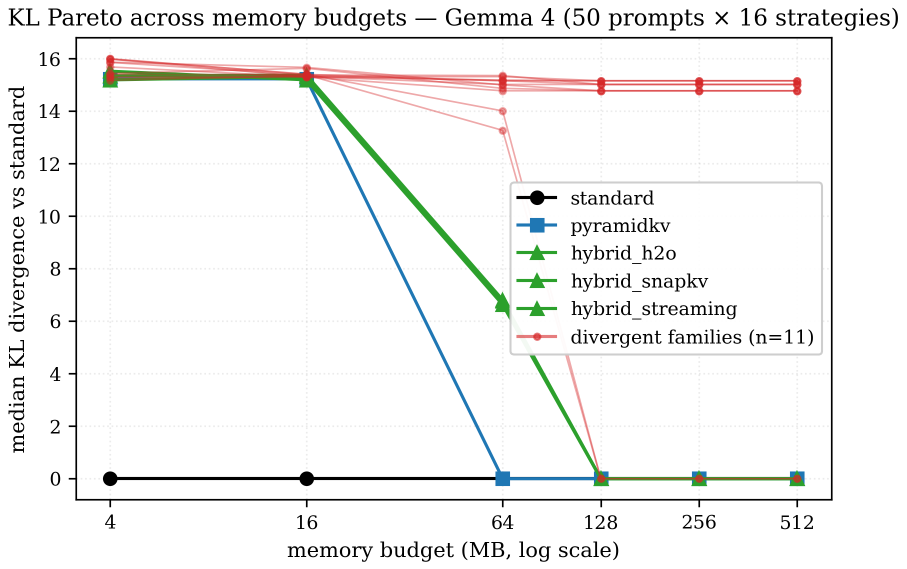
#> input picture study/figures/f1_kl_pareto.png, 1814 x 1137 px, found by its file name (shown at 1/2 size)
$ python generate_study_figures.py
#> lines starting #> are read from the running program, lines starting #| are printed output that depends on the picture
#!/usr/bin/env python3
"""Produce study figures for the Gemma 4 KV-cache eviction case study.

Figures:

  F1: KL Pareto, Gemma 4 sweep
  F2: Cache state at mb=512 — memory-equivalent cache, bimodal KL
  F3: Length-threshold ablation
  F4: Eviction-count vs KL at mb=64 — empty band between zero and high-KL evictions
  F5: Gemma 2 comparison

Each figure is written as both a PDF (vector) and a PNG (300 DPI). Output:
``study/figures/``.

The script is deterministic and zero-compute — it reads the merged result
JSONs and produces the figures locally. Re-run after any change to the
underlying results to regenerate.
"""

from __future__ import annotations

import json
import statistics
from pathlib import Path

import matplotlib.pyplot as plt
import numpy as np

OUT_DIR = Path("study/figures")

GEMMA4_SWEEP = Path("results/gemma4_full_sweep/results.json")
GEMMA4_LENGTH_ABLATION_DIR = Path("results/gemma4_length_ablation")
GEMMA2_SCOPE_CHECK = Path("results/gemma2_comparison/results.json")

WORKING = ("standard", "pyramidkv", "hybrid_h2o", "hybrid_snapkv", "hybrid_streaming")
DIVERGENT_HYBRID_ADAPTED = ("h2o", "snapkv", "streaming")
DIVERGENT_ALL_LAYERS = (
    "all_layers_h2o",
    "all_layers_snapkv",
    "all_layers_streaming",
    "all_layers_pyramidkv",
)
DIVERGENT_PROPORTIONAL = (
    "proportional_h2o",
    "proportional_snapkv",
    "proportional_streaming",
    "proportional_pyramidkv",
)
DIVERGENT_ALL = DIVERGENT_HYBRID_ADAPTED + DIVERGENT_ALL_LAYERS + DIVERGENT_PROPORTIONAL

COLOR_WORKING = "#1f77b4"
COLOR_HYBRID = "#2ca02c"
COLOR_DIVERGENT = "#d62728"
COLOR_REFERENCE = "#000000"

plt.rcParams.update(
    {
        "font.family": "serif",
        "font.size": 10,
        "axes.titlesize": 11,
        "axes.labelsize": 10,
        "legend.fontsize": 9,
        "xtick.labelsize": 9,
        "ytick.labelsize": 9,
        "savefig.bbox": "tight",
        "savefig.pad_inches": 0.05,
        "pdf.fonttype": 42,
        "ps.fonttype": 42,
    }
)


def load(path: Path) -> list[dict]:
    if not path.exists():
        raise SystemExit(f"missing input: {path}")
    with path.open() as f:
        return json.load(f)


# [12 lines left out: functions median_by, save, not called in this run]


def normalize_readme_highlights() -> None:
    """Create README highlight PNGs with matched title and plot geometry."""
    required = ("f1_kl_pareto.png", "f2_memory_equivalent_cache_mb512.png")
    if not all((OUT_DIR / name).exists() for name in required):
        print(
            "README highlight normalization skipped "
            "(F1/F2 outputs missing; needs results/gemma4_full_sweep/results.json, "
            "regenerate with scripts/run_gemma4_sweep.sh)"
        )
        return
    canvas_size = (2105, 1400)
    target_axes = (330, 235, 1843, 1035)
    title_color = "#141414"

    specs = (
        {
            "source": "f1_kl_pareto.png",
            "output": "readme_f1_kl_pareto.png",
            "title": "KL Pareto across memory budgets - Gemma 4",
            "crop": (0, 65, 1814, 1137),
            "axes": (151, 9, 1664, 935),
        },
        {
            "source": "f2_memory_equivalent_cache_mb512.png",
            "output": "readme_f2_memory_equivalent_cache_mb512.png",
            "title": "Same memory, different quality at mb=512",
            "crop": (0, 65, 2345, 1446),
            "axes": (300, 9, 2046, 1051),
        },
    )

    target_width = target_axes[2] - target_axes[0]
    target_height = target_axes[3] - target_axes[1]
    for spec in specs:
        source = plt.imread(OUT_DIR / str(spec["source"]))
#> source is the input picture: shape (1137, 1814, 4) float32; mean R, G, B, A 0.953, 0.952, 0.949, 1
        crop_left, crop_top, crop_right, crop_bottom = spec["crop"]
        crop = source[crop_top:crop_bottom, crop_left:crop_right]
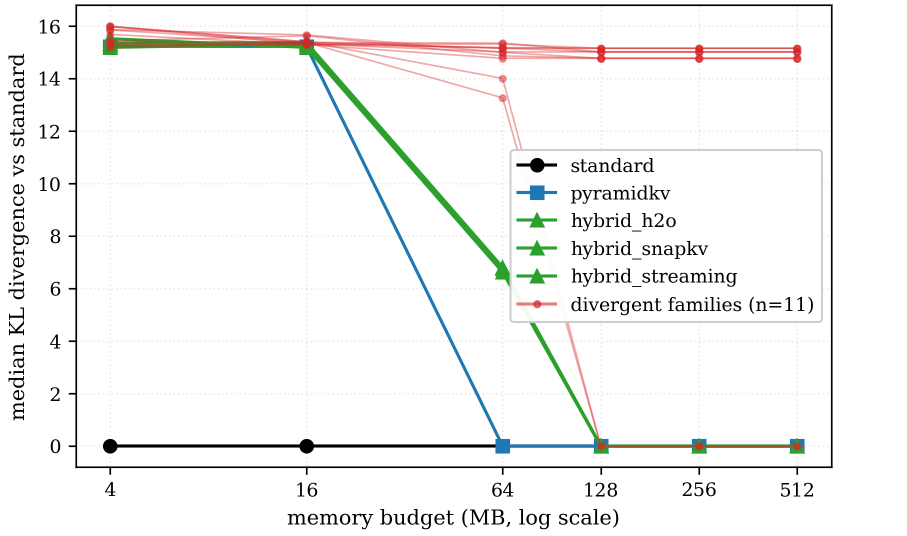
#> crop: shape (1072, 1814, 4) float32 (shown at 1/2 size); mean R, G, B, A 0.957, 0.957, 0.953, 1
        axis_left, axis_top, axis_right, axis_bottom = spec["axes"]
        scale_x = target_width / (axis_right - axis_left)
        scale_y = target_height / (axis_bottom - axis_top)

        resized_width = round(crop.shape[1] * scale_x)
#> resized_width = 1814
        resized_height = round(crop.shape[0] * scale_y)
#> resized_height = 926
        paste_left = target_axes[0] - axis_left * scale_x
        paste_top = target_axes[1] - axis_top * scale_y

        fig = plt.figure(figsize=(canvas_size[0] / 100, canvas_size[1] / 100), dpi=100)
        fig.patch.set_facecolor("white")
        ax = fig.add_axes((0, 0, 1, 1))
        ax.set_xlim(0, canvas_size[0])
        ax.set_ylim(canvas_size[1], 0)
        ax.axis("off")
        ax.imshow(
            crop,
            extent=(
                paste_left,
                paste_left + resized_width,
                paste_top + resized_height,
                paste_top,
            ),
            interpolation="lanczos",
        )
        ax.text(
            canvas_size[0] / 2,
            92,
            str(spec["title"]),
            ha="center",
            va="center",
            color=title_color,
            family="DejaVu Serif",
            fontsize=23,
        )
        fig.savefig(OUT_DIR / str(spec["output"]), dpi=100, bbox_inches=None, pad_inches=0)
        plt.close(fig)
#> pass 2 of the loop in normalize_readme_highlights, `for spec in specs:`:
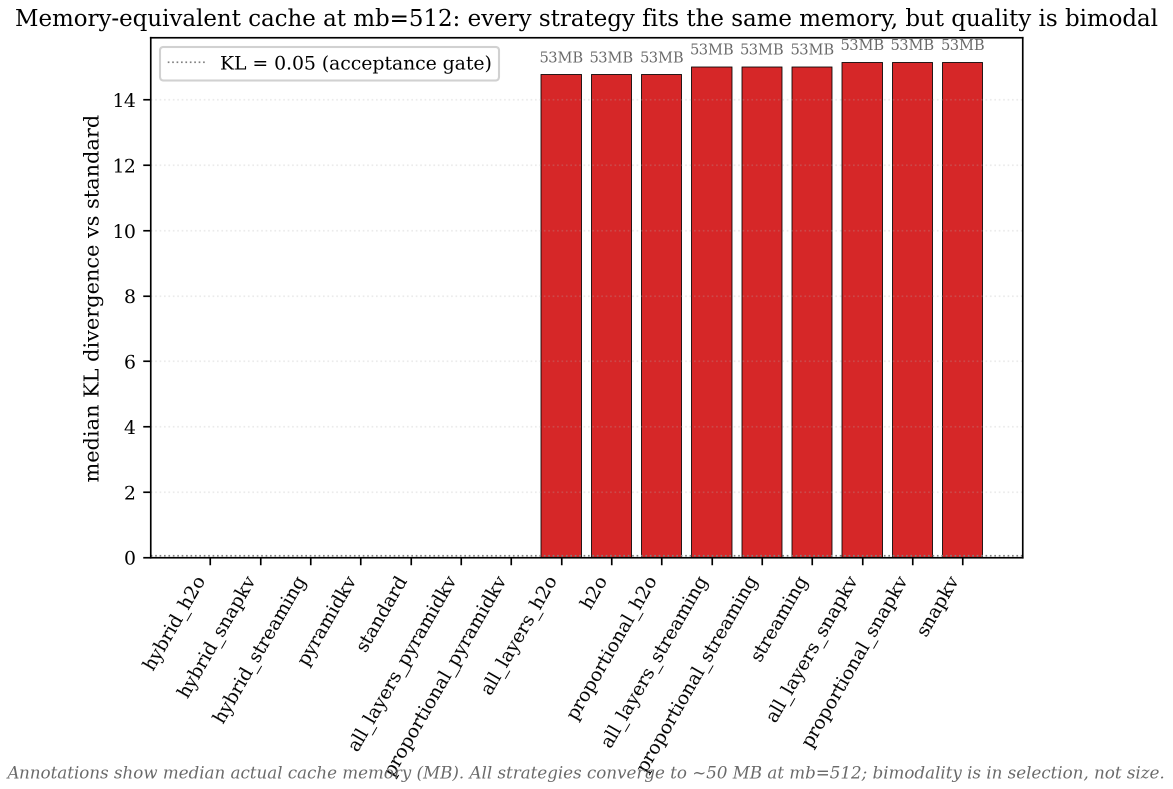
#> input picture study/figures/f2_memory_equivalent_cache_mb512.png, 2345 x 1578 px, found by its file name (shown at 1/2 size)
#> in normalize_readme_highlights, source is the input picture: shape (1578, 2345, 4) float32; mean R, G, B, A 0.935, 0.803, 0.807, 1
#> in normalize_readme_highlights, `crop = source[crop_top:crop_bottom, crop_left:crop_right]`:
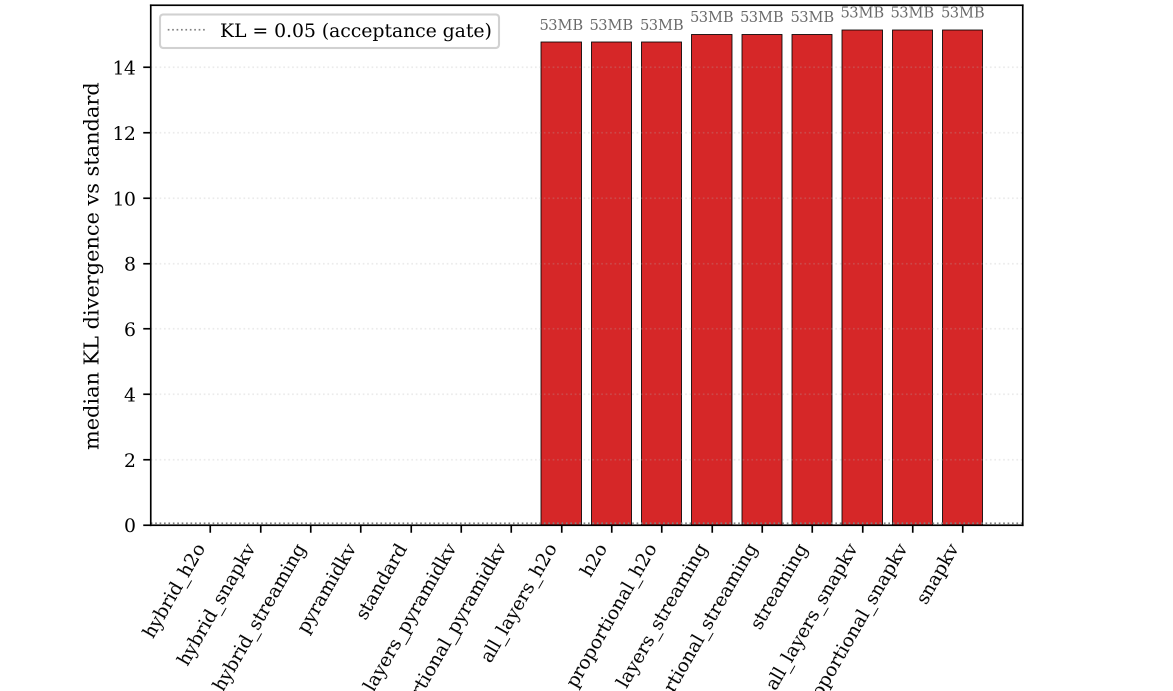
#> crop: shape (1381, 2345, 4) float32 (shown at 1/2 size); mean R, G, B, A 0.936, 0.785, 0.789, 1


def figure_1_kl_pareto(runs: list[dict] | None) -> None:
    if runs is None:
        print(f"F1 skipped (missing {GEMMA4_SWEEP}; regenerate with scripts/run_gemma4_sweep.sh)")
        return
    print("F1 KL Pareto across budgets")
    budgets = sorted({r["memory_budget_mb"] for r in runs})
    fig, ax = plt.subplots(figsize=(6.5, 4.0))
    for strategy in WORKING:
        kls = [median_by(runs, strategy, b, "kl_divergence") for b in budgets]
        color = (
            COLOR_REFERENCE
            if strategy == "standard"
            else (COLOR_WORKING if strategy == "pyramidkv" else COLOR_HYBRID)
        )
        marker = "o" if strategy == "standard" else ("s" if strategy == "pyramidkv" else "^")
        ax.plot(budgets, kls, marker=marker, color=color, label=strategy, linewidth=1.5)
    for strategy in DIVERGENT_ALL:
        kls = [median_by(runs, strategy, b, "kl_divergence") for b in budgets]
        ax.plot(budgets, kls, marker=".", color=COLOR_DIVERGENT, alpha=0.4, linewidth=0.8)
    ax.plot(
        [],
        [],
        marker=".",
        color=COLOR_DIVERGENT,
        alpha=0.6,
        label="divergent families (n=11)",
    )

    ax.set_xscale("log", base=2)
    ax.set_xticks(budgets)
    ax.set_xticklabels([str(b) for b in budgets])
    ax.set_xlabel("memory budget (MB, log scale)")
    ax.set_ylabel("median KL divergence vs standard")
    ax.set_title("KL Pareto across memory budgets — Gemma 4 (50 prompts × 16 strategies)")
    ax.grid(True, which="both", alpha=0.25, linestyle=":")
    ax.legend(loc="center right", framealpha=0.95)
    save(fig, "f1_kl_pareto")
    plt.close(fig)


def figure_2_memory_equivalent_cache(runs: list[dict] | None) -> None:
    if runs is None:
        print(f"F2 skipped (missing {GEMMA4_SWEEP}; regenerate with scripts/run_gemma4_sweep.sh)")
        return
    print("F2 memory-equivalent cache at mb=512 with bimodal KL")
    mb = 512
    strategies = sorted({r["strategy"] for r in runs})
    rows: list[tuple[str, float, float, str]] = []
    for s in strategies:
        kl = median_by(runs, s, mb, "kl_divergence")
        mem_total = (
            median_by(runs, s, mb, "memory_bytes_sliding")
            + median_by(runs, s, mb, "memory_bytes_global")
        ) / 1e6
        family = "working" if s in WORKING else ("divergent" if s in DIVERGENT_ALL else "other")
        rows.append((s, kl, mem_total, family))
    rows.sort(key=lambda r: (r[3] == "divergent", r[1]))

    fig, ax = plt.subplots(figsize=(7.5, 4.5))
    xs = np.arange(len(rows))
    bar_colors = [
        COLOR_REFERENCE
        if r[0] == "standard"
        else (
            COLOR_HYBRID
            if r[0].startswith("hybrid_")
            else (COLOR_WORKING if r[0] == "pyramidkv" else COLOR_DIVERGENT)
        )
        for r in rows
    ]
    bars = ax.bar(xs, [r[1] for r in rows], color=bar_colors, edgecolor="black", linewidth=0.4)
    for bar, (_s, kl, mem, _) in zip(bars, rows, strict=True):
        if kl > 1.0:
            ax.text(
                bar.get_x() + bar.get_width() / 2,
                kl + 0.3,
                f"{mem:.0f}MB",
                ha="center",
                va="bottom",
                fontsize=7,
                color="dimgray",
            )
    ax.set_xticks(xs)
    ax.set_xticklabels([r[0] for r in rows], rotation=60, ha="right")
    ax.set_ylabel("median KL divergence vs standard")
    ax.set_title(
        "Memory-equivalent cache at mb=512: every strategy fits the same memory, "
        "but quality is bimodal"
    )
    ax.axhline(
        0.05,
        color="gray",
        linestyle=":",
        linewidth=0.8,
        label="KL = 0.05 (acceptance gate)",
    )
    ax.grid(True, axis="y", alpha=0.25, linestyle=":")
    ax.legend(loc="upper left", framealpha=0.9)

    note = (
        "Annotations show median actual cache memory (MB). All strategies "
        "converge to ~50 MB at mb=512; bimodality is in selection, not size."
    )
    ax.text(
        0.5,
        -0.4,
        note,
        transform=ax.transAxes,
        ha="center",
        va="top",
        fontsize=8,
        style="italic",
        color="dimgray",
    )
    save(fig, "f2_memory_equivalent_cache_mb512")
    plt.close(fig)


def figure_3_length_threshold() -> None:
    print("F3 length-threshold ablation")
    panel_data: dict[str, list[dict]] = {}
    panels = (
        ("256", "length_256.json"),
        ("1k", "length_1k.json"),
        ("2k", "length_2k.json"),
    )
    for label, fname in panels:
        path = GEMMA4_LENGTH_ABLATION_DIR / fname
        panel_data[label] = load(path)

    strategies = (
        "standard",
        "pyramidkv",
        "hybrid_h2o",
        "hybrid_snapkv",
        "hybrid_streaming",
        "h2o",
        "snapkv",
        "streaming",
    )
    fig, axes = plt.subplots(1, 3, figsize=(11, 4.0), sharey=True)
    for ax, (label, runs) in zip(axes, panel_data.items(), strict=True):
        kls = []
        colors = []
        for s in strategies:
            ks = [r["kl_divergence"] for r in runs if r["strategy"] == s]
            kls.append(statistics.median(ks) if ks else 0.0)
            colors.append(
                COLOR_REFERENCE
                if s == "standard"
                else (
                    COLOR_HYBRID
                    if s.startswith("hybrid_")
                    else (COLOR_WORKING if s == "pyramidkv" else COLOR_DIVERGENT)
                )
            )
        ax.bar(range(len(strategies)), kls, color=colors, edgecolor="black", linewidth=0.4)
        ax.set_xticks(range(len(strategies)))
        ax.set_xticklabels(strategies, rotation=60, ha="right")
        ax.set_title(f"prompt length ≈ {label}")
        ax.set_ylim(0, 17)
        ax.axhline(0.05, color="gray", linestyle=":", linewidth=0.8)
        ax.grid(True, axis="y", alpha=0.25, linestyle=":")
    axes[0].set_ylabel("median KL divergence vs standard")
    fig.suptitle(
        "Sliding-window engagement is the trigger: at length ≤ 256 every "
        "strategy reduces to standard; ≥ 1k splits bimodally"
    )
    save(fig, "f3_length_threshold_ablation")
    plt.close(fig)


# [96 lines left out: functions figure_4_eviction_threshold, figure_5_gemma2_scope_check, not called in this run]


def main() -> None:
    print(f"output → {OUT_DIR}/")
    gemma4_sweep = load(GEMMA4_SWEEP) if GEMMA4_SWEEP.exists() else None
    figure_1_kl_pareto(gemma4_sweep)
    figure_2_memory_equivalent_cache(gemma4_sweep)
    normalize_readme_highlights()
    figure_3_length_threshold()
    figure_4_eviction_threshold(gemma4_sweep)
    figure_5_gemma2_scope_check()
    print("\ndone.")


if __name__ == "__main__":
#> (the run stopped early here; a loop or call above may not have finished)
